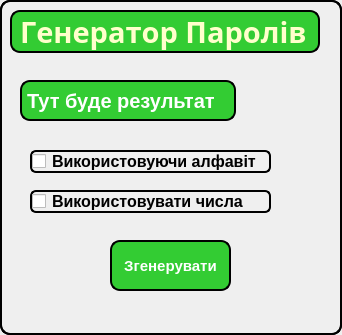
<?xml version="1.0" encoding="UTF-8"?>
<ui version="4.0">
 <class>MainWindow</class>
 <widget class="QMainWindow" name="MainWindow">
  <property name="geometry">
   <rect>
    <x>0</x>
    <y>0</y>
    <width>342</width>
    <height>335</height>
   </rect>
  </property>
  <property name="font">
   <font>
    <pointsize>8</pointsize>
   </font>
  </property>
  <property name="windowTitle">
   <string>MainWindow</string>
  </property>
  <property name="styleSheet">
   <string notr="true">border: 2px solid #000000;
border-radius: 10px;
color:#ccccff ;
</string>
  </property>
  <widget class="QWidget" name="centralwidget">
   <widget class="QPushButton" name="btn_generate">
    <property name="geometry">
     <rect>
      <x>110</x>
      <y>240</y>
      <width>121</width>
      <height>51</height>
     </rect>
    </property>
    <property name="font">
     <font>
      <pointsize>11</pointsize>
      <weight>75</weight>
      <bold>true</bold>
     </font>
    </property>
    <property name="styleSheet">
     <string notr="true">border: 2px solid #000000;
border-radius: 10px;
background-color: #33cc33;
color: white;</string>
    </property>
    <property name="text">
     <string>Згенерувати</string>
    </property>
   </widget>
   <widget class="QCheckBox" name="cb_alphabet">
    <property name="geometry">
     <rect>
      <x>30</x>
      <y>150</y>
      <width>241</width>
      <height>23</height>
     </rect>
    </property>
    <property name="font">
     <font>
      <pointsize>12</pointsize>
      <weight>75</weight>
      <bold>true</bold>
     </font>
    </property>
    <property name="styleSheet">
     <string notr="true">border: 2px solid #000000;
border-radius: 6px;
color: black;</string>
    </property>
    <property name="text">
     <string>Використовуючи алфавіт</string>
    </property>
   </widget>
   <widget class="QCheckBox" name="cb_numbers">
    <property name="geometry">
     <rect>
      <x>30</x>
      <y>190</y>
      <width>241</width>
      <height>23</height>
     </rect>
    </property>
    <property name="font">
     <font>
      <pointsize>12</pointsize>
      <weight>75</weight>
      <bold>true</bold>
     </font>
    </property>
    <property name="styleSheet">
     <string notr="true">border: 2px solid #000000;
border-radius: 6px;
color: black;</string>
    </property>
    <property name="text">
     <string>Використовувати числа</string>
    </property>
   </widget>
   <widget class="QLabel" name="title">
    <property name="geometry">
     <rect>
      <x>10</x>
      <y>10</y>
      <width>310</width>
      <height>43</height>
     </rect>
    </property>
    <property name="font">
     <font>
      <family>MV Boli</family>
      <pointsize>22</pointsize>
      <weight>75</weight>
      <italic>false</italic>
      <bold>true</bold>
      <underline>false</underline>
      <strikeout>false</strikeout>
      <kerning>false</kerning>
     </font>
    </property>
    <property name="styleSheet">
     <string notr="true">border: 2px solid #000000;
border-radius: 10px;
background-color: #33cc33;
color:#ffffcc;
</string>
    </property>
    <property name="text">
     <string>Генератор Паролів</string>
    </property>
   </widget>
   <widget class="QLabel" name="result">
    <property name="geometry">
     <rect>
      <x>20</x>
      <y>80</y>
      <width>216</width>
      <height>41</height>
     </rect>
    </property>
    <property name="font">
     <font>
      <pointsize>15</pointsize>
      <weight>75</weight>
      <bold>true</bold>
     </font>
    </property>
    <property name="styleSheet">
     <string notr="true">border: 2px solid #000000;
border-radius: 10px;
background-color: #33cc33;
color: white;</string>
    </property>
    <property name="text">
     <string>Тут буде результат</string>
    </property>
   </widget>
  </widget>
 </widget>
 <resources/>
 <connections/>
</ui>
